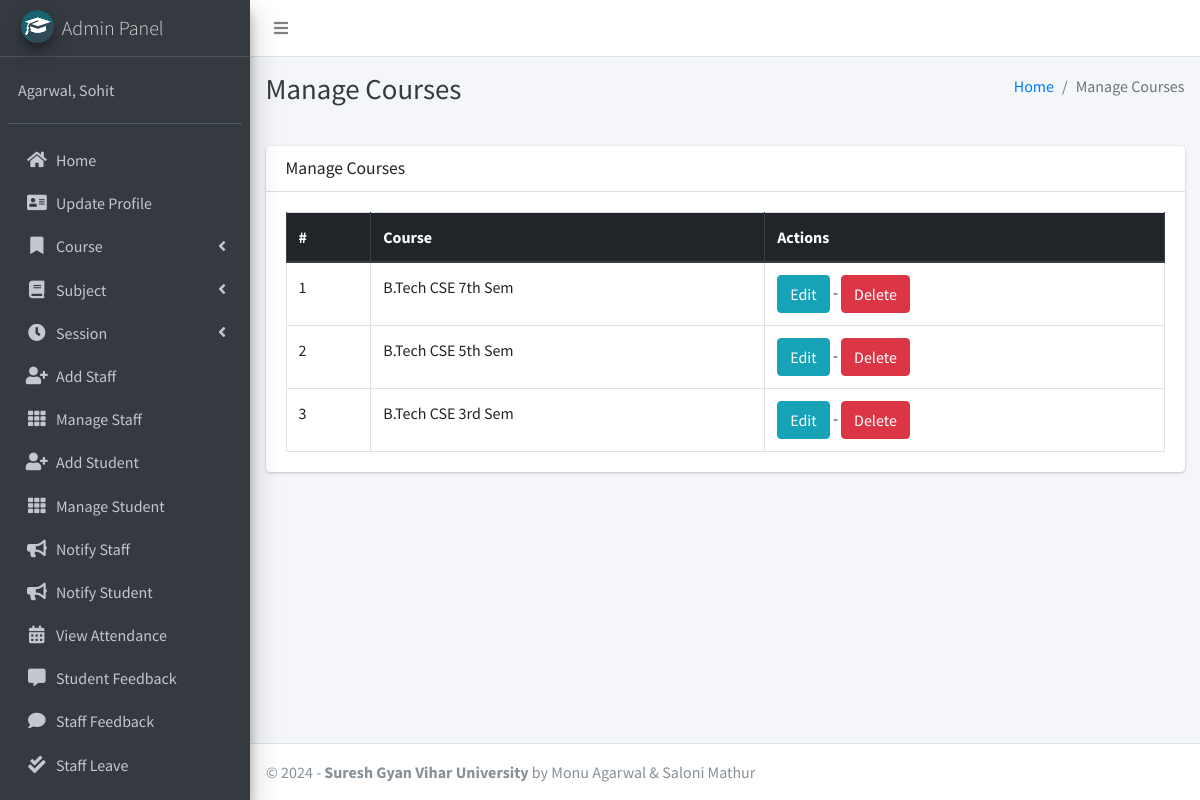
/course/manage/ (signed in), run on the app's committed database.
### main_app/models.py (models this page shows, shortened)
class CustomUser(AbstractUser):
    USER_TYPE = ((1, "HOD"), (2, "Staff"), (3, "Student"))
    GENDER = [("M", "Male"), ("F", "Female")]
    username = None  # Removed username, using email instead
    email = models.EmailField(unique=True)
    user_type = models.CharField(default=1, choices=USER_TYPE, max_length=1)
    gender = models.CharField(max_length=1, choices=GENDER)
    profile_pic = models.ImageField()
    address = models.TextField()
    fcm_token = models.TextField(default="")  # For firebase notifications
    created_at = models.DateTimeField(auto_now_add=True)
    updated_at = models.DateTimeField(auto_now=True)
    USERNAME_FIELD = "email"
    REQUIRED_FIELDS = []
    objects = CustomUserManager()
    def __str__(self):
        return self.last_name + ", " + self.first_name

class Course(models.Model):
    name = models.CharField(max_length=120)
    created_at = models.DateTimeField(auto_now_add=True)
    updated_at = models.DateTimeField(auto_now=True)

### main_app/hod_views.py (the view)
# urls.py: path("course/manage/", hod_views.manage_course, name='manage_course'),
def manage_course(request):
    courses = Course.objects.all()
    context = {
        'courses': courses,
        'page_title': 'Manage Courses'
    }
    return render(request, "hod_template/manage_course.html", context)

### main_app/templates/hod_template/manage_course.html
{% extends 'main_app/base.html' %}
{% load static %}
{% block page_title %}{{page_title}}{% endblock page_title %}
{% block content %}
<section class="content">
    <div class="container-fluid">
        <div class="row">
            <div class="col-md-12">
                <div class="card">
                    <div class="card-header">
                        <h3 class="card-title">{{page_title}}</h3>
                    </div>
                    <div class="card-body">
                        <table id="example2" class="table table-bordered table-hover">
                            <thead class="thead-dark">
                                <tr>
                                    <th>#</th>
                                    <th>Course</th>
                                    <th>Actions</th>
                                </tr>
                            </thead>
                            <tbody>
                                {% for course in courses %}
                                <tr>
                                    <td>{{ forloop.counter }}</td>
                                    <td>{{course.name}}</td>
                                    <td>
                                        <a href="{% url 'edit_course' course.id %}" class="btn btn-info">Edit</a> -
                                        <a href="{% url 'delete_course' course.id %}" onclick="return confirm('Are you sure you want to delete this course ?')" class="btn btn-danger">Delete</a>
                                    </td>
                                </tr>
                                {% endfor %}
                            </tbody>
                        </table>
                    </div>
                </div>
            </div>
        </div>
    </div>
</section>
{% endblock content %}

### main_app/templates/main_app/sidebar_template.html (shortened to what this page needs)
{% load static %}
<aside class="main-sidebar sidebar-dark-info elevation-4">
    {% if request.user.user_type == '1' %}
    <a href="{% url 'admin_home' %}" class="brand-link">
        <img src="{% static 'dist/img/cmsl.png' %} " alt="AdminLTE Logo"
            class="brand-image img-circle elevation-3" >
        <span class="brand-text font-weight-light">Admin Panel</span>
    </a>
    <div class="sidebar">
        <div class="user-panel mt-3 pb-3 mb-3 d-flex">
            <div class="info">
                <a href="#" class="d-block">{{user}}</a>
            </div>
        </div>
        <nav class="mt-2">
            <ul class="nav nav-pills nav-sidebar flex-column" data-widget="treeview" role="menu" data-accordion="false">
                <li class="nav-item">
                    {% url 'admin_home' as admin_home %}
                    <a href="{{admin_home}}" class="nav-link {% if admin_home == request.path %} active {% endif %}">
                        <i class="nav-icon fas fa-home"></i>
                        <p>
                            Home
                        </p>
                    </a>
                </li>
                <li class="nav-item">
                    {% url 'admin_view_profile' as admin_view_profile %}
                    <a href="{{admin_view_profile}}"
                        class="nav-link {% if admin_view_profile == request.path %} active {% endif %}">
                        <i class="nav-icon fas fa-address-card"></i>
                        <p>
                            Update Profile
                        </p>
                    </a>
                </li>
                <li class="nav-item has-treeview">
                    <a href="#" class="nav-link">
                        <i class="nav-icon fas fa-bookmark"></i>
                        <p>
                            Course
                            <i class="fas fa-angle-left right"></i>
                        </p>
                    </a>
                </li>
                <li class="nav-item has-treeview">
                    <a href="#" class="nav-link">
                        <i class="nav-icon fas fa-book"></i>
                        <p>
                            Subject
                            <i class="fas fa-angle-left right"></i>
                        </p>
                    </a>
                </li>
                <li class="nav-item has-treeview">
                    <a href="#" class="nav-link">
                        <i class="nav-icon fas fa-clock"></i>
                        <p>
                            Session
                            <i class="fas fa-angle-left right"></i>
                        </p>
                    </a>
                </li>
                <li class="nav-item">
                    {% url 'add_staff' as add_staff %}
                    <a href="{{add_staff}}" class="nav-link {% if add_staff == request.path %} active {% endif %}">
                        <i class="nav-icon fas fa-user-plus"></i>
                        <p>
                            Add Staff
                        </p>
                    </a>
                </li>
                <li class="nav-item">
                    {% url 'manage_staff' as manage_staff %}
                    {% url 'edit_staff' staff_id as edit_staff %}
                    <a href="{{manage_staff}}"
                        class="nav-link {% if manage_staff == request.path or request.path == edit_staff %} active {% endif %}">
                        <i class="nav-icon fas fa-th"></i>
                        <p>
                            Manage Staff
                        </p>
                    </a>
                </li>
                <li class="nav-item">
                    {% url 'add_student' as add_student%}
                    <a href="{{add_student}}" class="nav-link  {% if add_student == request.path %} active {% endif %}">
                        <i class="nav-icon fas fa-user-plus"></i>
                        <p>
                            Add Student
                        </p>
                    </a>
                </li>
                <li class="nav-item">
                    {% url 'manage_student' as manage_student %}
                    {% url 'edit_student' student_id as edit_student %}
                    <a href="{{manage_student}}"
                        class="nav-link  {% if edit_student == request.path or manage_student == request.path %} active {% endif %}">
                        <i class="nav-icon fas fa-th"></i>
                        <p>
                            Manage Student
                        </p>
                    </a>
                </li>
                <li class="nav-item">
                    {% url 'admin_notify_staff' as admin_notify_staff %}
                    <a href="{{admin_notify_staff}}"
                        class="nav-link {% if admin_notify_staff == request.path %} active {% endif %}">
                        <i class="nav-icon fas fa-bullhorn"></i>
                        <p>
                            Notify Staff
                        </p>
                    </a>
                </li>
                <li class="nav-item">
                    {% url 'admin_notify_student' as admin_notify_student %}
                    <a href="{{admin_notify_student}}"
                        class="nav-link {% if admin_notify_student == request.path %} active {% endif %}">
                        <i class="nav-icon fas fa-bullhorn"></i>
                        <p>
                            Notify Student
                        </p>
                    </a>
                </li>
                <li class="nav-item">
                    {% url 'admin_view_attendance' as admin_view_attendance %}
                <li class="nav-item">
                    <a href="{{admin_view_attendance}}"
                        class="nav-link  {% if admin_view_attendance == request.path %} active {% endif %}">
                        <i class="nav-icon fas fa-calendar-alt"></i>
                        <p>
                            View Attendance
                        </p>
                    </a>
                </li>
                <li class="nav-item">
                    {% url 'student_feedback_message' as student_feedback_message %}
                    <a href="{{ student_feedback_message }}"
                        class="nav-link  {% if student_feedback_message == request.path %} active {% endif %}">
                        <i class="nav-icon fas fa-comment-alt"></i>
                        <p>
                            Student Feedback
                        </p>
                    </a>
                </li>
                <li class="nav-item">
                    {% url 'staff_feedback_message' as staff_feedback_message %}
                    <a href="{{staff_feedback_message}}"
                        class="nav-link   {% if staff_feedback_message == request.path %} active {% endif %}">
                        <i class="nav-icon fas fa-comment"></i>
                        <p>
                            Staff Feedback
                        </p>
                    </a>
                </li>
                <li class="nav-item">
                    {% url 'view_staff_leave' as view_staff_leave %}
                    <a href="{{view_staff_leave}}"
                        class="nav-link  {% if view_staff_leave == request.path %} active {% endif %}">
                        <i class="nav-icon fas fa-check-double"></i>
                        <p>
                            Staff Leave
                        </p>
                    </a>
                </li>
                <li class="nav-item">
                    {% url 'view_student_leave' as view_student_leave %}
                    <a href="{% url 'view_student_leave' %}"
                        class="nav-link  {% if view_student_leave == request.path %} active {% endif %}">
                    </a>
                </li>
                                        {% endif %}
                                    </ul>
                                </nav>
                            </div>
</aside>

### data on the page
CustomUser: last_name+first_name "Agarwal, Sohit"
Course: name "B.Tech CSE 7th Sem"
Course: name "B.Tech CSE 5th Sem"
Course: name "B.Tech CSE 3rd Sem"

### other printed values
{{ page_title }} "Manage Courses"
